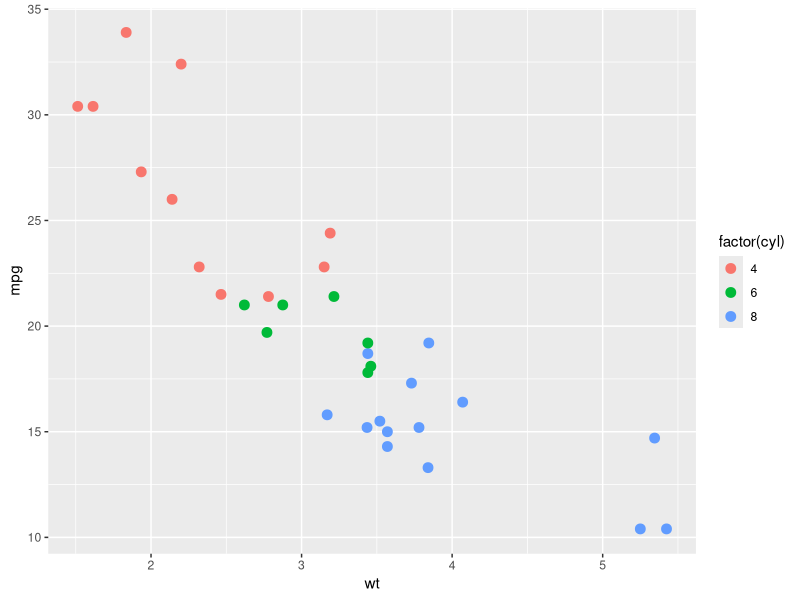

Here is the R script that generated this plot:
## ---- chunk 1
knitr::opts_chunk$set(echo = TRUE)
## ---- chunk 2
# Load in the ggplot2 library
library(ggplot2)

# Load in the mtcars data set
data(mtcars)

## ---- chunk 3
ggplot(mtcars, aes(x = wt, y = mpg, color = factor(cyl))) +
  geom_point(size = 3)
